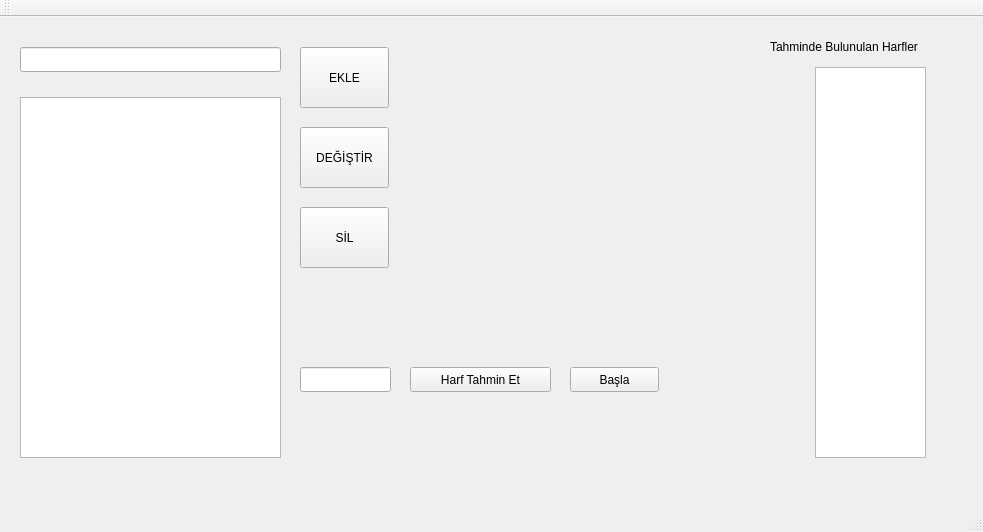
<?xml version="1.0" encoding="UTF-8"?>
<ui version="4.0">
 <class>MainWindow</class>
 <widget class="QMainWindow" name="MainWindow">
  <property name="geometry">
   <rect>
    <x>0</x>
    <y>0</y>
    <width>983</width>
    <height>532</height>
   </rect>
  </property>
  <property name="windowTitle">
   <string>MainWindow</string>
  </property>
  <widget class="QWidget" name="centralWidget">
   <widget class="QLineEdit" name="lineEdit_kelime">
    <property name="geometry">
     <rect>
      <x>20</x>
      <y>30</y>
      <width>261</width>
      <height>25</height>
     </rect>
    </property>
   </widget>
   <widget class="QTableView" name="tableView">
    <property name="geometry">
     <rect>
      <x>20</x>
      <y>80</y>
      <width>261</width>
      <height>361</height>
     </rect>
    </property>
   </widget>
   <widget class="QPushButton" name="pushButtonEkle">
    <property name="geometry">
     <rect>
      <x>300</x>
      <y>30</y>
      <width>89</width>
      <height>61</height>
     </rect>
    </property>
    <property name="text">
     <string>EKLE</string>
    </property>
   </widget>
   <widget class="QPushButton" name="pushButtonDegistir">
    <property name="geometry">
     <rect>
      <x>300</x>
      <y>110</y>
      <width>89</width>
      <height>61</height>
     </rect>
    </property>
    <property name="text">
     <string>DEĞİŞTİR</string>
    </property>
   </widget>
   <widget class="QPushButton" name="pushButtonSil">
    <property name="geometry">
     <rect>
      <x>300</x>
      <y>190</y>
      <width>89</width>
      <height>61</height>
     </rect>
    </property>
    <property name="text">
     <string>SİL</string>
    </property>
   </widget>
   <widget class="QLineEdit" name="lineEditHarf">
    <property name="geometry">
     <rect>
      <x>300</x>
      <y>350</y>
      <width>91</width>
      <height>25</height>
     </rect>
    </property>
   </widget>
   <widget class="QPushButton" name="pushButtonTahmin">
    <property name="geometry">
     <rect>
      <x>410</x>
      <y>350</y>
      <width>141</width>
      <height>25</height>
     </rect>
    </property>
    <property name="text">
     <string>Harf Tahmin Et</string>
    </property>
   </widget>
   <widget class="QPushButton" name="pushButtonBasla">
    <property name="geometry">
     <rect>
      <x>570</x>
      <y>350</y>
      <width>89</width>
      <height>25</height>
     </rect>
    </property>
    <property name="text">
     <string>Başla</string>
    </property>
   </widget>
   <widget class="QListWidget" name="listWidget">
    <property name="geometry">
     <rect>
      <x>815</x>
      <y>50</y>
      <width>111</width>
      <height>391</height>
     </rect>
    </property>
   </widget>
   <widget class="QLabel" name="labelBilgi">
    <property name="geometry">
     <rect>
      <x>770</x>
      <y>20</y>
      <width>201</width>
      <height>20</height>
     </rect>
    </property>
    <property name="text">
     <string>Tahminde Bulunulan Harfler</string>
    </property>
   </widget>
   <widget class="QLabel" name="label1">
    <property name="geometry">
     <rect>
      <x>340</x>
      <y>310</y>
      <width>201</width>
      <height>17</height>
     </rect>
    </property>
    <property name="text">
     <string/>
    </property>
    <property name="pixmap">
     <pixmap resource="images.qrc">:/new/prefix1/Resimler/yatayCizgi.png</pixmap>
    </property>
   </widget>
   <widget class="QLabel" name="label2">
    <property name="geometry">
     <rect>
      <x>430</x>
      <y>30</y>
      <width>20</width>
      <height>287</height>
     </rect>
    </property>
    <property name="text">
     <string/>
    </property>
    <property name="pixmap">
     <pixmap resource="images.qrc">:/new/prefix1/Resimler/dikCizgi.png</pixmap>
    </property>
   </widget>
   <widget class="QLabel" name="label3">
    <property name="geometry">
     <rect>
      <x>428</x>
      <y>20</y>
      <width>201</width>
      <height>20</height>
     </rect>
    </property>
    <property name="text">
     <string/>
    </property>
    <property name="pixmap">
     <pixmap resource="images.qrc">:/new/prefix1/Resimler/yatayCizgi.png</pixmap>
    </property>
   </widget>
   <widget class="QLabel" name="label4">
    <property name="geometry">
     <rect>
      <x>622</x>
      <y>30</y>
      <width>20</width>
      <height>51</height>
     </rect>
    </property>
    <property name="text">
     <string/>
    </property>
    <property name="pixmap">
     <pixmap resource="images.qrc">:/new/prefix1/Resimler/dikCizgi.png</pixmap>
    </property>
   </widget>
   <widget class="QLabel" name="label5">
    <property name="geometry">
     <rect>
      <x>602</x>
      <y>80</y>
      <width>51</width>
      <height>41</height>
     </rect>
    </property>
    <property name="text">
     <string/>
    </property>
    <property name="pixmap">
     <pixmap resource="images.qrc">:/new/prefix1/Resimler/cember.png</pixmap>
    </property>
    <property name="scaledContents">
     <bool>true</bool>
    </property>
   </widget>
   <widget class="QLabel" name="label6">
    <property name="geometry">
     <rect>
      <x>622</x>
      <y>119</y>
      <width>20</width>
      <height>81</height>
     </rect>
    </property>
    <property name="text">
     <string/>
    </property>
    <property name="pixmap">
     <pixmap resource="images.qrc">:/new/prefix1/Resimler/dikCizgi.png</pixmap>
    </property>
   </widget>
   <widget class="QLabel" name="label7">
    <property name="geometry">
     <rect>
      <x>585</x>
      <y>125</y>
      <width>41</width>
      <height>41</height>
     </rect>
    </property>
    <property name="text">
     <string/>
    </property>
    <property name="pixmap">
     <pixmap resource="images.qrc">:/new/prefix1/Resimler/sol.png</pixmap>
    </property>
    <property name="scaledContents">
     <bool>true</bool>
    </property>
   </widget>
   <widget class="QLabel" name="label8">
    <property name="geometry">
     <rect>
      <x>626</x>
      <y>125</y>
      <width>41</width>
      <height>41</height>
     </rect>
    </property>
    <property name="text">
     <string/>
    </property>
    <property name="pixmap">
     <pixmap resource="images.qrc">:/new/prefix1/Resimler/sag.png</pixmap>
    </property>
    <property name="scaledContents">
     <bool>true</bool>
    </property>
   </widget>
   <widget class="QLabel" name="label9">
    <property name="geometry">
     <rect>
      <x>584</x>
      <y>200</y>
      <width>41</width>
      <height>41</height>
     </rect>
    </property>
    <property name="text">
     <string/>
    </property>
    <property name="pixmap">
     <pixmap resource="images.qrc">:/new/prefix1/Resimler/sol.png</pixmap>
    </property>
    <property name="scaledContents">
     <bool>true</bool>
    </property>
   </widget>
   <widget class="QLabel" name="label10">
    <property name="geometry">
     <rect>
      <x>626</x>
      <y>199</y>
      <width>41</width>
      <height>41</height>
     </rect>
    </property>
    <property name="text">
     <string/>
    </property>
    <property name="pixmap">
     <pixmap resource="images.qrc">:/new/prefix1/Resimler/sag.png</pixmap>
    </property>
    <property name="scaledContents">
     <bool>true</bool>
    </property>
   </widget>
  </widget>
  <widget class="QMenuBar" name="menuBar">
   <property name="geometry">
    <rect>
     <x>0</x>
     <y>0</y>
     <width>983</width>
     <height>22</height>
    </rect>
   </property>
  </widget>
  <widget class="QToolBar" name="mainToolBar">
   <attribute name="toolBarArea">
    <enum>TopToolBarArea</enum>
   </attribute>
   <attribute name="toolBarBreak">
    <bool>false</bool>
   </attribute>
  </widget>
  <widget class="QStatusBar" name="statusBar"/>
 </widget>
 <layoutdefault spacing="6" margin="11"/>
 <resources>
  <include location="images.qrc"/>
 </resources>
 <connections/>
</ui>
